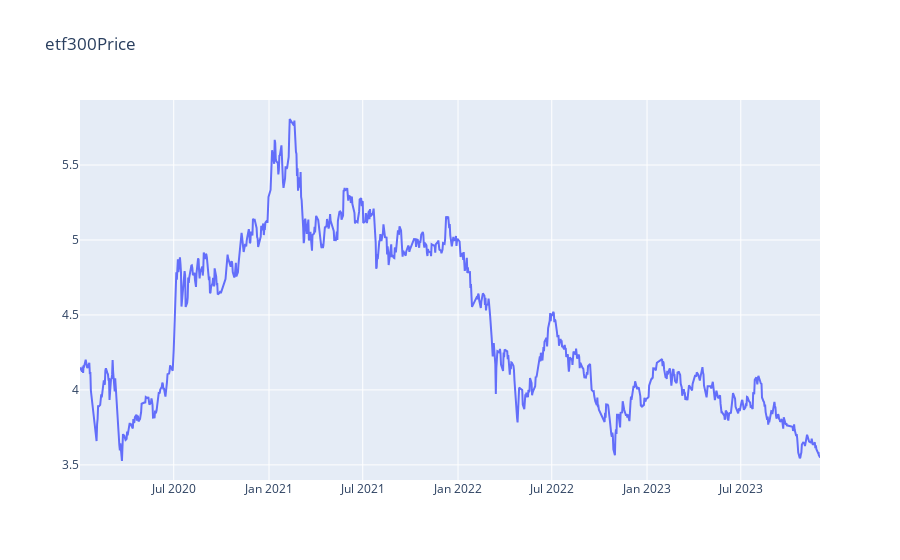

The code cell stored with this chart in its notebook:
### Code cell
# 可视化'datetime','etf300Price'
fig = go.Figure()
fig.add_trace(go.Scatter(x=portfolio['datetime'], y=portfolio['etf300Price'], name="etf300Price"))
fig.update_layout(title_text='etf300Price')
fig.show()

### Figure 1 — Plotly figure (JSON) as saved in the notebook; plotly's stock layout.template omitted (floating-point values rounded to 4 significant figures; data arrays with more than 128 entries replaced by an {"elided": "..."} marker saying what was removed)
{"data": [{"name": "etf300Price", "type": "scatter", "x": {"elided": "950 str values"}, "y": {"elided": "950 float values"}}], "layout": {"title": {"text": "etf300Price"}}}
